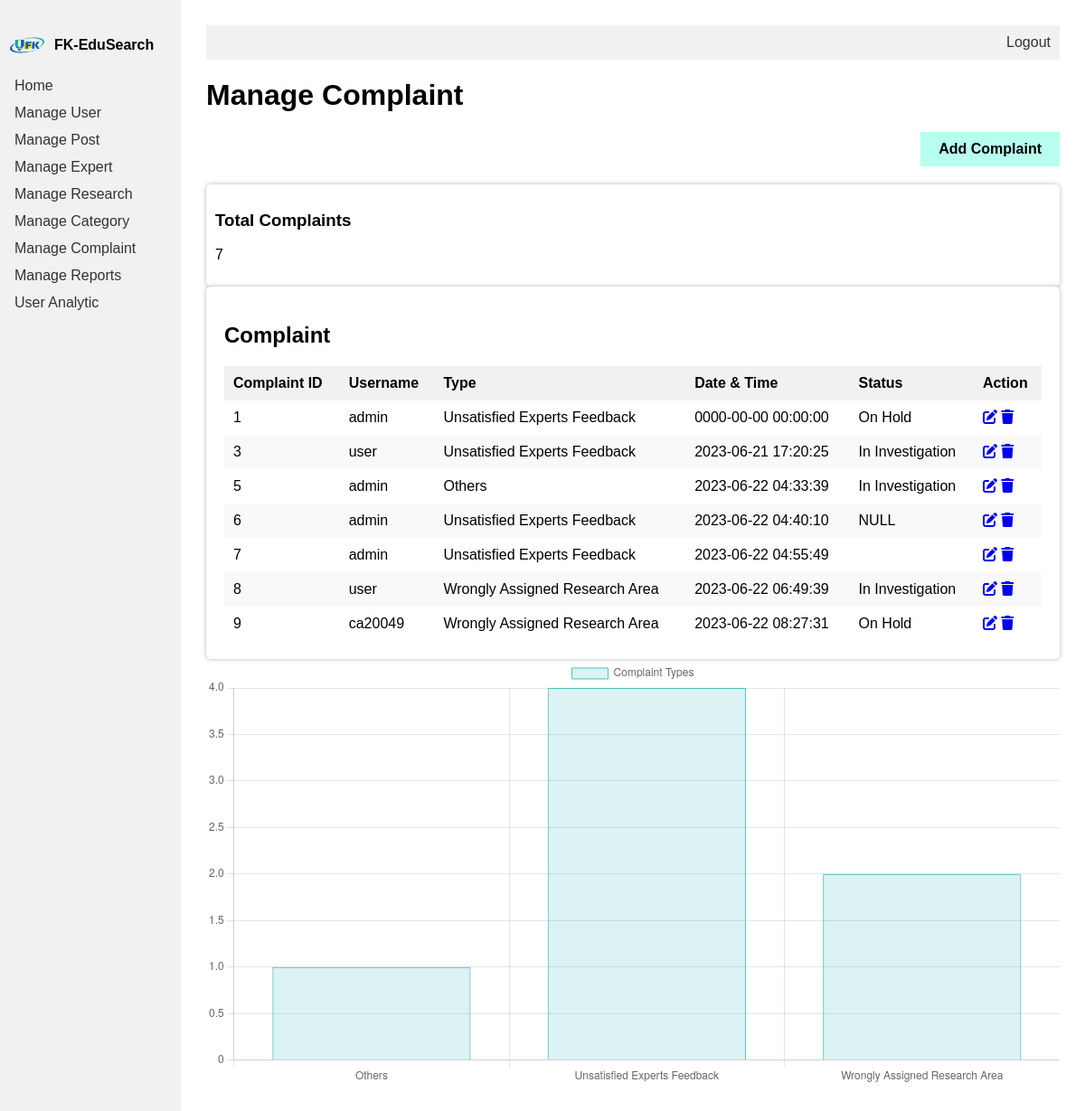
/manage_complaint.php (signed in), run on the app's committed database.
### tables this page shows
CREATE TABLE `complaint` (
  `ComplaintID` int(11) NOT NULL,
  `UserID` int(11) NOT NULL,
  `FeedbackID` int(11) NOT NULL,
  `ComplaintType` varchar(255) NOT NULL,
  `ComplaintDescription` varchar(255) NOT NULL,
  `ComplaintDateTime` datetime NOT NULL,
  `ComplaintStatus` varchar(100) NOT NULL
);

CREATE TABLE `user` (
  `UserID` int(11) NOT NULL,
  `UserName` varchar(255) NOT NULL,
  `UserPassword` varchar(255) NOT NULL,
  `UserEmail` varchar(255) NOT NULL,
  `UserRole` varchar(50) NOT NULL,
  `CategoryID` int(11) NOT NULL,
  `UserAcademicStatus` varchar(255) NOT NULL,
  `UserCertificate` varchar(255) NOT NULL,
  `UserQRCode` varchar(255) NOT NULL,
  `UserStatus` varchar(50) NOT NULL,
  `Likes` int(222) NOT NULL,
  `Comment` int(222) NOT NULL,
  `rating` int(222) NOT NULL
);

### manage_complaint.php (the view, shortened to what this page needs)
<?php
if (isset($_SESSION['role'])) {
   $role = $_SESSION['role'];
}
?>
<!DOCTYPE html>
<html lang="en">
<head>
  <link rel="stylesheet" href="https://cdnjs.cloudflare.com/ajax/libs/font-awesome/6.4.0/css/all.min.css" />
  <link rel="stylesheet" type="text/css" href="content_style.css">
</head>
<body>
   <?php include 'side_navigation.php'; ?>
   <?php include 'db_connection.php';
   $stmt = $conn->prepare("SELECT COUNT(*) as total_complaints FROM complaint");
   $stmt->execute();
   $result = $stmt->get_result();
   $row = $result->fetch_assoc();
   $totalComplaints = $row['total_complaints'];
   $query = "SELECT ComplaintType, COUNT(*) AS Count FROM complaint GROUP BY ComplaintType";
   $result = $conn->query($query);
   $complaintType = array();
   $complaintCounts = array();
   while ($row = $result->fetch_assoc()) {
      $complaintType[] = $row['ComplaintType'];
      $complaintCounts[] = $row['Count'];
   }
   ?>
   <div class="content">
      <?php include 'header.php'; ?>
      <div class="container">
         <h1>Manage Complaint</h1>
         <div class="add-content-button">
            <a href="javascript:void(0)" onclick="showAddComplaintForm()">Add Complaint</a>
         </div>
         <?php if (isset($_SESSION['role']) && $_SESSION['role'] === 'admin') : ?>
         <div class="total-users">
            <h3>Total Complaints</h3>
            <p><?php echo $totalComplaints; ?></p>
         </div>
         <?php endif ?>
         <div class="white-box">
            <h2>Complaint</h2>
            <table class="content-table">
               <thead>
                  <tr>
                     <th>Complaint ID</th>
                     <th>Username</th>
                     <th>Type</th>
                     <th>Date & Time</th>
                     <th>Status</th>
                     <th>Action</th>
                  </tr>
               </thead>
               <tbody>
                  <?php
                  include 'db_connection.php';
                  if (isset($_SESSION['role'])) {
                     $role = $_SESSION['role'];
                  }
                  if (isset($_SESSION['username'])) {
                     $username = $_SESSION['username'];
                  } else {
                     header("Location: index.html");
                     exit();
                  }
                  if ($role === 'admin') {
                     $stmt = $conn->prepare("SELECT complaint.ComplaintID, user.UserName, complaint.ComplaintType, complaint.ComplaintDateTime, complaint.ComplaintStatus FROM complaint INNER JOIN user ON complaint.UserID = user.UserID");
                  } else {
                     $stmt = $conn->prepare("SELECT complaint.ComplaintID, user.UserName, complaint.ComplaintType, complaint.ComplaintDateTime, complaint.ComplaintStatus FROM complaint INNER JOIN user ON complaint.UserID = user.UserID WHERE user.UserName = ?");
                     $stmt->bind_param("s", $username);
                  }
                  $stmt->execute();
                  $result = $stmt->get_result();
                  while ($row = $result->fetch_assoc()) {
                     echo '<tr>';
                     echo '<td>' . $row['ComplaintID'] . '</td>';
                     echo '<td>' . $row['UserName'] . '</td>';
                     echo '<td>' . $row['ComplaintType'] . '</td>';
                     echo '<td>' . $row['ComplaintDateTime'] . '</td>';
                     echo '<td>' . $row['ComplaintStatus'] . '</td>';
                     echo '<td>
                     <a href="edit_complaint.php?complaintID=' . $row['ComplaintID'] . '" class="link-dark"><i class="fa-solid fa-pen-to-square fs-5 me-3"></i></a>
                     <a href="delete_complaint.php?complaintID=' . $row['ComplaintID'] . '" class="link-dark" onclick="return confirm(\'Are you sure you want to delete this complaint?\')"><i class="fa-solid fa-trash fs-5"></i></a>
                     </td>';
                     echo '</tr>';
                  }
                  ?>
               </tbody>
            </table>
         </div>
         <?php if (isset($_SESSION['role']) && $_SESSION['role'] === 'admin') : ?>
         <canvas id="complaintTypeChart"></canvas>
         <script>
            // Create a graph using Chart.js
            var ctx = document.getElementById('complaintTypeChart').getContext('2d');
            var complaintTypeChart = new Chart(ctx, {
               type: 'bar',
               data: {
                  labels: <?php echo json_encode($complaintType); ?>,
                  datasets: [{
                     label: 'Complaint Types',
                     data: <?php echo json_encode($complaintCounts); ?>,
                     backgroundColor: 'rgba(75, 192, 192, 0.2)',
                     borderColor: 'rgba(75, 192, 192, 1)',
                     borderWidth: 1
                  }]
               },
               options: {
                  scales: {
                     y: {
                        beginAtZero: true,
                        stepSize: 1
                     }
                  }
               }
            });
         </script>
         <?php endif ?>
      </div>
   </div>
</body>
</html>

### content_style.css (style rules this page uses)
body { font-family: Arial, sans-serif; }
.content { margin-left: 200px; padding: 20px; }
.content-table { border-collapse: collapse; width: 100%; }
.content-table th, .content-table td { padding: 10px; text-align: left; }
.content-table th { background-color: #f1f1f1; }
.content-table tr:nth-child(even) { background-color: #f9f9f9; }
.content-table td:last-child { white-space: nowrap; }
.white-box { background-color: #fff; padding: 20px; border-radius: 5px; box-shadow: 0 0 5px rgba(0, 0, 0, 0.3); }
.add-content-button { margin-bottom: 20px; text-align: right; }
.add-content-button a { display: inline-block; padding: 10px 20px; background-color: #B7FFEE; color: #000; text-decoration: none; font-weight: bold; }
.total-users { background-color: #fff; padding: 10px; border-radius: 5px; box-shadow: 0 0 5px rgba(0, 0, 0, 0.3); }

### data on the page
complaint: ComplaintID "1", UserID.UserName "admin", ComplaintType "Unsatisfied Experts Feedback", ComplaintDateTime "0000-00-00 00:00:00", ComplaintStatus "On Hold"
complaint: ComplaintID "3", UserID.UserName "user", ComplaintType "Unsatisfied Experts Feedback", ComplaintDateTime "2023-06-21 17:20:25", ComplaintStatus "In Investigation"
complaint: ComplaintID "5", UserID.UserName "admin", ComplaintType "Others", ComplaintDateTime "2023-06-22 04:33:39", ComplaintStatus "In Investigation"
complaint: ComplaintID "6", UserID.UserName "admin", ComplaintType "Unsatisfied Experts Feedback", ComplaintDateTime "2023-06-22 04:40:10", ComplaintStatus "NULL"
complaint: ComplaintID "7", UserID.UserName "admin", ComplaintType "Unsatisfied Experts Feedback", ComplaintDateTime "2023-06-22 04:55:49"
complaint: ComplaintID "8", UserID.UserName "user", ComplaintType "Wrongly Assigned Research Area", ComplaintDateTime "2023-06-22 06:49:39", ComplaintStatus "In Investigation"
complaint: ComplaintID "9", UserID.UserName "ca20049", ComplaintType "Wrongly Assigned Research Area", ComplaintDateTime "2023-06-22 08:27:31", ComplaintStatus "On Hold"

### other printed values
$totalComplaints "7"
chart data {{ json_encode($complaintType) }} ["Others","Unsatisfied Experts Feedback","Wrongly Assigned Research Area"]
chart data {{ json_encode($complaintCounts) }} ["1","4","2"]
